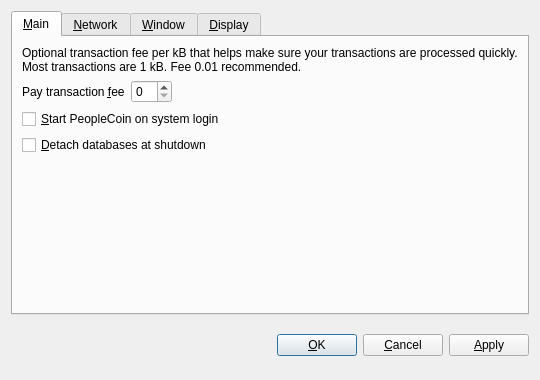
<?xml version="1.0" encoding="UTF-8"?>
<ui version="4.0">
 <class>OptionsDialog</class>
 <widget class="QDialog" name="OptionsDialog">
  <property name="geometry">
   <rect>
    <x>0</x>
    <y>0</y>
    <width>540</width>
    <height>380</height>
   </rect>
  </property>
  <property name="windowTitle">
   <string>Options</string>
  </property>
  <property name="modal">
   <bool>true</bool>
  </property>
  <layout class="QVBoxLayout" name="verticalLayout">
   <item>
    <widget class="QTabWidget" name="tabWidget">
     <property name="tabPosition">
      <enum>QTabWidget::North</enum>
     </property>
     <property name="currentIndex">
      <number>0</number>
     </property>
     <widget class="QWidget" name="tabMain">
      <attribute name="title">
       <string>&amp;Main</string>
      </attribute>
      <layout class="QVBoxLayout" name="verticalLayout_Main">
       <item>
        <widget class="QLabel" name="transactionFeeInfoLabel">
         <property name="text">
          <string>Optional transaction fee per kB that helps make sure your transactions are processed quickly. Most transactions are 1 kB. Fee 0.01 recommended.</string>
         </property>
         <property name="textFormat">
          <enum>Qt::PlainText</enum>
         </property>
         <property name="wordWrap">
          <bool>true</bool>
         </property>
        </widget>
       </item>
       <item>
        <layout class="QHBoxLayout" name="horizontalLayout_Main">
         <item>
          <widget class="QLabel" name="transactionFeeLabel">
           <property name="text">
            <string>Pay transaction &amp;fee</string>
           </property>
           <property name="textFormat">
            <enum>Qt::PlainText</enum>
           </property>
           <property name="buddy">
            <cstring>transactionFee</cstring>
           </property>
          </widget>
         </item>
         <item>
          <widget class="BitcoinAmountField" name="transactionFee"/>
         </item>
         <item>
          <spacer name="horizontalSpacer_Main">
           <property name="orientation">
            <enum>Qt::Horizontal</enum>
           </property>
           <property name="sizeHint" stdset="0">
            <size>
             <width>40</width>
             <height>20</height>
            </size>
           </property>
          </spacer>
         </item>
        </layout>
       </item>
       <item>
        <widget class="QCheckBox" name="bitcoinAtStartup">
         <property name="toolTip">
          <string>Automatically start PeopleCoin after logging in to the system.</string>
         </property>
         <property name="text">
          <string>&amp;Start PeopleCoin on system login</string>
         </property>
        </widget>
       </item>
       <item>
        <widget class="QCheckBox" name="detachDatabases">
         <property name="toolTip">
          <string>Detach block and address databases at shutdown. This means they can be moved to another data directory, but it slows down shutdown. The wallet is always detached.</string>
         </property>
         <property name="text">
          <string>&amp;Detach databases at shutdown</string>
         </property>
        </widget>
       </item>
       <item>
        <spacer name="verticalSpacer_Main">
         <property name="orientation">
          <enum>Qt::Vertical</enum>
         </property>
         <property name="sizeHint" stdset="0">
          <size>
           <width>20</width>
           <height>40</height>
          </size>
         </property>
        </spacer>
       </item>
      </layout>
     </widget>
     <widget class="QWidget" name="tabNetwork">
      <attribute name="title">
       <string>&amp;Network</string>
      </attribute>
      <layout class="QVBoxLayout" name="verticalLayout_Network">
       <item>
        <widget class="QCheckBox" name="mapPortUpnp">
         <property name="toolTip">
          <string>Automatically open the PeopleCoin client port on the router. This only works when your router supports UPnP and it is enabled.</string>
         </property>
         <property name="text">
          <string>Map port using &amp;UPnP</string>
         </property>
        </widget>
       </item>
       <item>
        <widget class="QCheckBox" name="connectSocks">
         <property name="toolTip">
          <string>Connect to the PeopleCoin network through a SOCKS proxy (e.g. when connecting through Tor).</string>
         </property>
         <property name="text">
          <string>&amp;Connect through SOCKS proxy:</string>
         </property>
        </widget>
       </item>
       <item>
        <layout class="QHBoxLayout" name="horizontalLayout_Network">
         <item>
          <widget class="QLabel" name="proxyIpLabel">
           <property name="text">
            <string>Proxy &amp;IP:</string>
           </property>
           <property name="textFormat">
            <enum>Qt::PlainText</enum>
           </property>
           <property name="buddy">
            <cstring>proxyIp</cstring>
           </property>
          </widget>
         </item>
         <item>
          <widget class="QValidatedLineEdit" name="proxyIp">
           <property name="maximumSize">
            <size>
             <width>140</width>
             <height>16777215</height>
            </size>
           </property>
           <property name="toolTip">
            <string>IP address of the proxy (e.g. 127.0.0.1)</string>
           </property>
          </widget>
         </item>
         <item>
          <widget class="QLabel" name="proxyPortLabel">
           <property name="text">
            <string>&amp;Port:</string>
           </property>
           <property name="textFormat">
            <enum>Qt::PlainText</enum>
           </property>
           <property name="buddy">
            <cstring>proxyPort</cstring>
           </property>
          </widget>
         </item>
         <item>
          <widget class="QLineEdit" name="proxyPort">
           <property name="maximumSize">
            <size>
             <width>55</width>
             <height>16777215</height>
            </size>
           </property>
           <property name="toolTip">
            <string>Port of the proxy (e.g. 9050)</string>
           </property>
          </widget>
         </item>
         <item>
          <widget class="QLabel" name="socksVersionLabel">
           <property name="text">
            <string>SOCKS &amp;Version:</string>
           </property>
           <property name="textFormat">
            <enum>Qt::PlainText</enum>
           </property>
           <property name="buddy">
            <cstring>socksVersion</cstring>
           </property>
          </widget>
         </item>
         <item>
          <widget class="QValueComboBox" name="socksVersion">
           <property name="toolTip">
            <string>SOCKS version of the proxy (e.g. 5)</string>
           </property>
          </widget>
         </item>
         <item>
          <spacer name="horizontalSpacer_Network">
           <property name="orientation">
            <enum>Qt::Horizontal</enum>
           </property>
           <property name="sizeHint" stdset="0">
            <size>
             <width>40</width>
             <height>20</height>
            </size>
           </property>
          </spacer>
         </item>
        </layout>
       </item>
       <item>
        <spacer name="verticalSpacer_Network">
         <property name="orientation">
          <enum>Qt::Vertical</enum>
         </property>
         <property name="sizeHint" stdset="0">
          <size>
           <width>20</width>
           <height>40</height>
          </size>
         </property>
        </spacer>
       </item>
      </layout>
     </widget>
     <widget class="QWidget" name="tabWindow">
      <attribute name="title">
       <string>&amp;Window</string>
      </attribute>
      <layout class="QVBoxLayout" name="verticalLayout_Window">
       <item>
        <widget class="QCheckBox" name="minimizeToTray">
         <property name="toolTip">
          <string>Show only a tray icon after minimizing the window.</string>
         </property>
         <property name="text">
          <string>&amp;Minimize to the tray instead of the taskbar</string>
         </property>
        </widget>
       </item>
       <item>
        <widget class="QCheckBox" name="minimizeOnClose">
         <property name="toolTip">
          <string>Minimize instead of exit the application when the window is closed. When this option is enabled, the application will be closed only after selecting Quit in the menu.</string>
         </property>
         <property name="text">
          <string>M&amp;inimize on close</string>
         </property>
        </widget>
       </item>
       <item>
        <spacer name="verticalSpacer_Window">
         <property name="orientation">
          <enum>Qt::Vertical</enum>
         </property>
         <property name="sizeHint" stdset="0">
          <size>
           <width>20</width>
           <height>40</height>
          </size>
         </property>
        </spacer>
       </item>
      </layout>
     </widget>
     <widget class="QWidget" name="tabDisplay">
      <attribute name="title">
       <string>&amp;Display</string>
      </attribute>
      <layout class="QVBoxLayout" name="verticalLayout_Display">
       <item>
        <layout class="QHBoxLayout" name="horizontalLayout_1_Display">
         <item>
          <widget class="QLabel" name="langLabel">
           <property name="text">
            <string>User Interface &amp;language:</string>
           </property>
           <property name="textFormat">
            <enum>Qt::PlainText</enum>
           </property>
           <property name="buddy">
            <cstring>lang</cstring>
           </property>
          </widget>
         </item>
         <item>
          <widget class="QValueComboBox" name="lang">
           <property name="toolTip">
            <string>The user interface language can be set here. This setting will take effect after restarting PeopleCoin.</string>
           </property>
          </widget>
         </item>
        </layout>
       </item>
       <item>
        <layout class="QHBoxLayout" name="horizontalLayout_2_Display">
         <item>
          <widget class="QLabel" name="unitLabel">
           <property name="text">
            <string>&amp;Unit to show amounts in:</string>
           </property>
           <property name="textFormat">
            <enum>Qt::PlainText</enum>
           </property>
           <property name="buddy">
            <cstring>unit</cstring>
           </property>
          </widget>
         </item>
         <item>
          <widget class="QValueComboBox" name="unit">
           <property name="toolTip">
            <string>Choose the default subdivision unit to show in the interface and when sending coins.</string>
           </property>
          </widget>
         </item>
        </layout>
       </item>
       <item>
        <widget class="QCheckBox" name="displayAddresses">
         <property name="toolTip">
          <string>Whether to show PeopleCoin addresses in the transaction list or not.</string>
         </property>
         <property name="text">
          <string>&amp;Display addresses in transaction list</string>
         </property>
        </widget>
       </item>
       <item>
        <spacer name="verticalSpacer_Display">
         <property name="orientation">
          <enum>Qt::Vertical</enum>
         </property>
         <property name="sizeHint" stdset="0">
          <size>
           <width>20</width>
           <height>40</height>
          </size>
         </property>
        </spacer>
       </item>
      </layout>
     </widget>
    </widget>
   </item>
   <item>
    <layout class="QHBoxLayout" name="horizontalLayout_Buttons">
     <item>
      <spacer name="horizontalSpacer_1">
       <property name="orientation">
        <enum>Qt::Horizontal</enum>
       </property>
       <property name="sizeHint" stdset="0">
        <size>
         <width>40</width>
         <height>48</height>
        </size>
       </property>
      </spacer>
     </item>
     <item>
      <widget class="QLabel" name="statusLabel">
       <property name="font">
        <font>
         <weight>75</weight>
         <bold>true</bold>
        </font>
       </property>
       <property name="text">
        <string/>
       </property>
       <property name="textFormat">
        <enum>Qt::PlainText</enum>
       </property>
       <property name="wordWrap">
        <bool>true</bool>
       </property>
      </widget>
     </item>
     <item>
      <spacer name="horizontalSpacer_2">
       <property name="orientation">
        <enum>Qt::Horizontal</enum>
       </property>
       <property name="sizeHint" stdset="0">
        <size>
         <width>40</width>
         <height>48</height>
        </size>
       </property>
      </spacer>
     </item>
     <item>
      <widget class="QPushButton" name="okButton">
       <property name="text">
        <string>&amp;OK</string>
       </property>
      </widget>
     </item>
     <item>
      <widget class="QPushButton" name="cancelButton">
       <property name="text">
        <string>&amp;Cancel</string>
       </property>
       <property name="autoDefault">
        <bool>false</bool>
       </property>
      </widget>
     </item>
     <item>
      <widget class="QPushButton" name="applyButton">
       <property name="text">
        <string>&amp;Apply</string>
       </property>
       <property name="autoDefault">
        <bool>false</bool>
       </property>
      </widget>
     </item>
    </layout>
   </item>
  </layout>
 </widget>
 <customwidgets>
  <customwidget>
   <class>BitcoinAmountField</class>
   <extends>QSpinBox</extends>
   <header>bitcoinamountfield.h</header>
  </customwidget>
  <customwidget>
   <class>QValueComboBox</class>
   <extends>QComboBox</extends>
   <header>qvaluecombobox.h</header>
  </customwidget>
  <customwidget>
   <class>QValidatedLineEdit</class>
   <extends>QLineEdit</extends>
   <header>qvalidatedlineedit.h</header>
  </customwidget>
 </customwidgets>
 <resources/>
 <connections/>
</ui>
